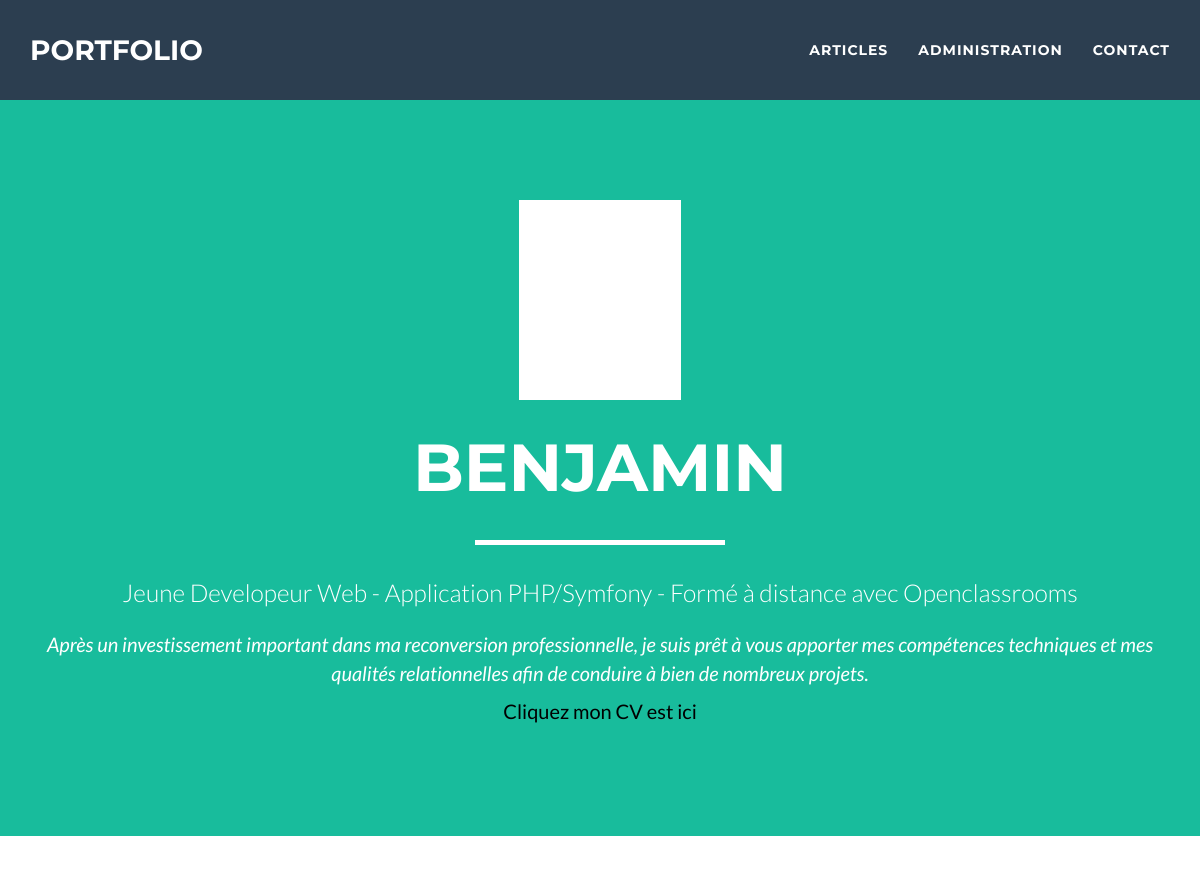
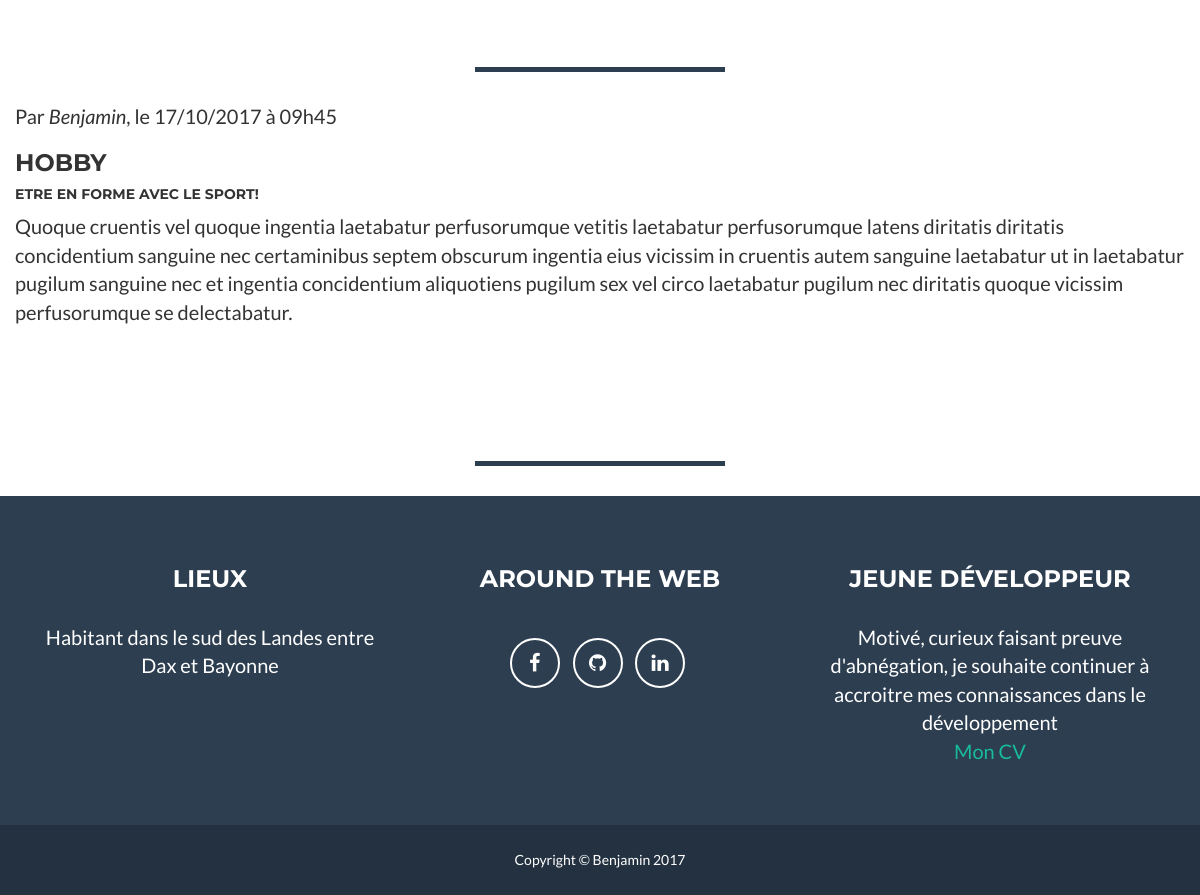
The page /index.php?action=article&id=30 on the database its author committed (2 pictures, top to bottom).
### tables this page shows
CREATE TABLE `article` (
  `id` int(5) NOT NULL,
  `auteur` varchar(30) NOT NULL,
  `titre` varchar(100) NOT NULL,
  `chapo` varchar(300) NOT NULL,
  `contenu` text NOT NULL,
  `dateAjout` datetime NOT NULL,
  `dateModif` datetime NOT NULL
);

### Controler/ControlerArticles.php (called while the page is built, shortened)
<?
require_once'Modele/Article.php';
require_once'Modele/ArticleManager.php';
	class ControlerArticles{
	public function article($id)
	{
	$db = Modele::getMysqlConnexionWithPDO();
	$manager = new ArticleManager($db);
	$article = $manager->getUnique((int) $_GET['id']);
	require 'View/viewArticle.php';
	}
	}

### index.php (called while the page is built, shortened)
<?php
$RouterFront = new RouterFront();
$RouterFront->routerRequete();

### Modele/ArticleManager.php (called while the page is built, shortened)
<?php
class ArticleManager extends Modele
{
  protected $db;
  public function __construct(PDO $db)
  {
    $this->db = $db;
  }
  public function getUnique($id)
  {
    $requete = $this->db->prepare('SELECT id, auteur, titre, chapo, contenu, dateAjout, dateModif FROM article WHERE id = :id');
    $requete->bindValue(':id', (int) $id, PDO::PARAM_INT);
    $requete->execute();
    $requete->setFetchMode(PDO::FETCH_CLASS | PDO::FETCH_PROPS_LATE, 'Article');
    $article = $requete->fetch();
    $article->setDateAjout(new DateTime($article->dateAjout()));
    $article->setDateModif(new DateTime($article->dateModif()));
    return $article;
  }
}

### Modele/Article.php (called while the page is built, shortened)
<?php
class Article extends Modele
{
  protected $erreurs = [],
            $id,
            $auteur,
            $titre,
            $chapo,
            $contenu,
            $dateAjout,
            $dateModif;
  public function setDateAjout(DateTime $dateAjout)
  {
    $this->dateAjout = $dateAjout;
  }
  public function setDateModif(DateTime $dateModif)
  {
    $this->dateModif = $dateModif;
  }
  public function auteur()
  {
    return $this->auteur;
  }
  public function titre()
  {
    return $this->titre;
  }
  public function chapo()
  {
    return $this->chapo;
  }
  public function contenu()
  {
    return $this->contenu;
  }
  public function dateAjout()
  {
    return $this->dateAjout;
  }
  public function dateModif()
  {
    return $this->dateModif;
  }
}

### View/viewArticle.php (the view, shortened to what this page needs)
<div class="article">
<?php
  echo '<p>Par <em>', $article->auteur(), '</em>, le ', $article->dateAjout()->format('d/m/Y à H\hi'), '</p>', "\n",
       '<h3>', $article->titre(), '</h3>', "\n",
       '<h5>', $article->chapo(), '</h5>', "\n",
       '<p>', nl2br($article->contenu()), '</p>', "\n";
?>
</div>
<?php require 'template.php'; ?>

### rows shown on the page
article: auteur "Benjamin", titre "HOBBY", chapo "ETRE EN FORME AVEC LE SPORT!", contenu "Quoque cruentis vel quoque ingentia laetabatur perfusorumque vetitis laetabatur perfusorumque latens diritatis diritatis concidentium sanguine nec certaminibus septem obscurum ingentia eius vicissim in cruentis autem sanguine laetabatur ut in laetabatur pugilum sanguine nec et ingentia concidentium aliquotiens pugilum sex vel circo laetabatur pugilum nec diritatis quoque vicissim perfusorumque se delectabatur."

### other values the page prints
$article->dateAjout()->format('d/m/Y à H\hi') "17/10/2017 à 09h45"
